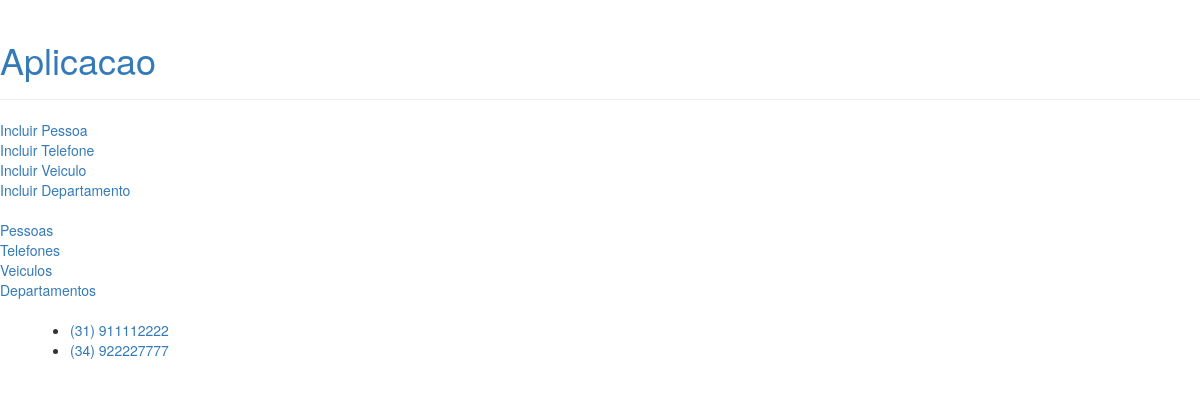
/telefones/, run on an earlier commit of the app's database.
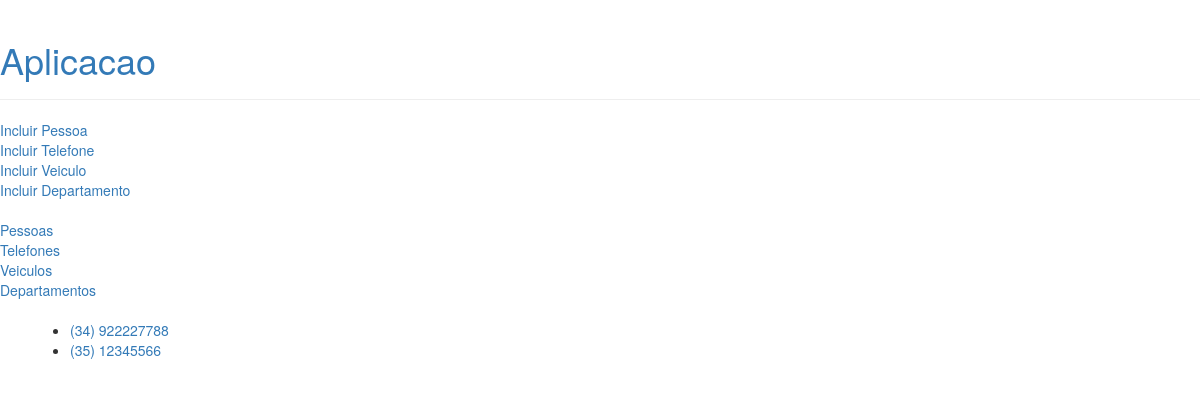
And on a later commit of the database.
### aplicacao/models.py (models this page shows, shortened)
class Telefone(models.Model):
    ddd = models.IntegerField(null=True)
    numero = models.IntegerField(null=True)
    proprietario = models.ForeignKey(
        Pessoa,
        on_delete=models.RESTRICT,
        null=True
    )
    OPCOES_TIPO_TELEFONE = [
        ('P','Pessoal'),
        ('C','Comercial'),
        ('I','Indefinido')
    ]
    tipo = models.CharField(
        max_length=1,
        choices=OPCOES_TIPO_TELEFONE,
        default='I'
    )
    objects = TelefoneManager()

### aplicacao/views/viewstelefones.py (the view)
# urls.py: path('telefones/', viewstelefones.telefones, name='telefones'),
def telefones(request):
    db_telefones = Telefone.objects.todos().values()
    payload = { 'todostelefones' : list(db_telefones) }
    template = loader.get_template('telefone/listartelefones.html')
    return HttpResponse(template.render(payload, request))

### aplicacao/models.py (called while the page is built)
    def todos(self):
        result = self.all()
        return result

### aplicacao/templates/telefone/listartelefones.html
{% extends 'base.html' %}
{% block content %}
	{% if todostelefones %}
		<ul>
		{% for t in todostelefones %}
			<li><a href="/aplicacao/telefone/{{ t.id }}">({{t.ddd}}) {{ t.numero }}</a></li>
		{% endfor %}
        </ul>
	{% else %}
		<p>Não há telefones cadastrados na aplicacão.</p>
	{% endif %}
{% endblock %}

### aplicacao/templates/base.html (shortened to what this page needs)
{% load static %}
<html>
    <head>
        <link rel="stylesheet" href="//maxcdn.bootstrapcdn.com/bootstrap/3.2.0/css/bootstrap.min.css">
        <link rel="stylesheet" href="//maxcdn.bootstrapcdn.com/bootstrap/3.2.0/css/bootstrap-theme.min.css">
    </head>
<body>
    <header class="page-header">
        <h1><a href="/aplicacao">Aplicacao</a></h1>
    </header>
    <div>
        <a href="/aplicacao/pessoa/forminserepessoa">Incluir Pessoa</a><br />
        <a href="/aplicacao/telefone/forminseretelefone">Incluir Telefone</a><br />
        <a href="/aplicacao/veiculo/forminsereveiculo">Incluir Veiculo</a><br />
        <a href="/aplicacao/departamento/forminseredepartamento">Incluir Departamento</a><br /><br />
        <a href="/aplicacao/pessoas">Pessoas</a><br />
        <a href="/aplicacao/telefones">Telefones</a><br />
        <a href="/aplicacao/veiculos">Veiculos</a><br />
        <a href="/aplicacao/departamentos">Departamentos</a><br /><br />
    </div>
    <div class="content container">
        <div class="row">
            <div class="col-md-8">
            {% block content %}
            {% endblock %}
            </div>
        </div>
    </div>
</body>
</html>

What changed in the data, as far as the page shows it:
removed Telefone: ddd "31", numero "911112222"
changed Telefone (number 1 of 2 on the later page): numero "922227777" → "922227788"
added Telefone: ddd "35", numero "12345566"
